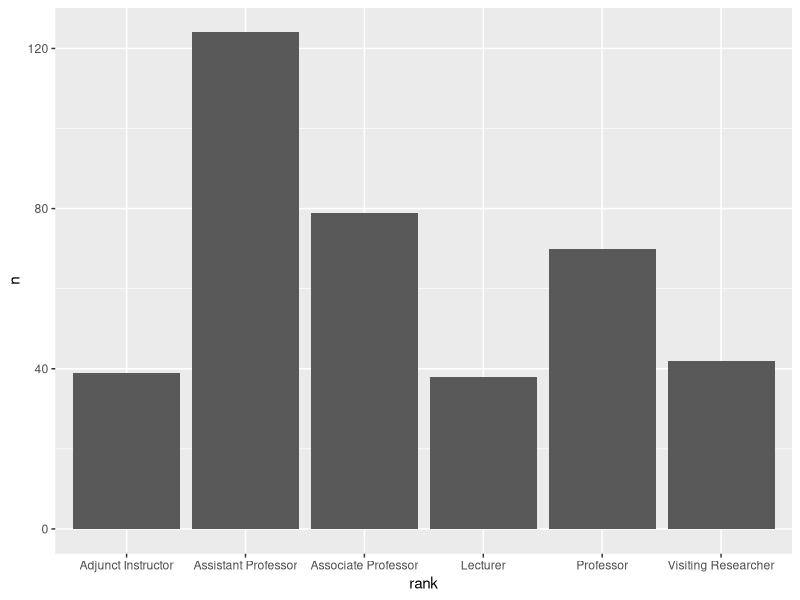
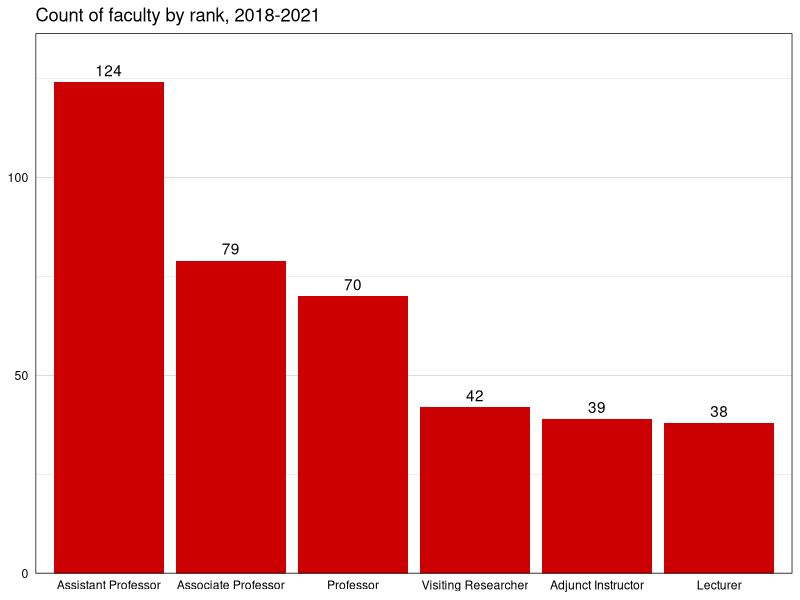
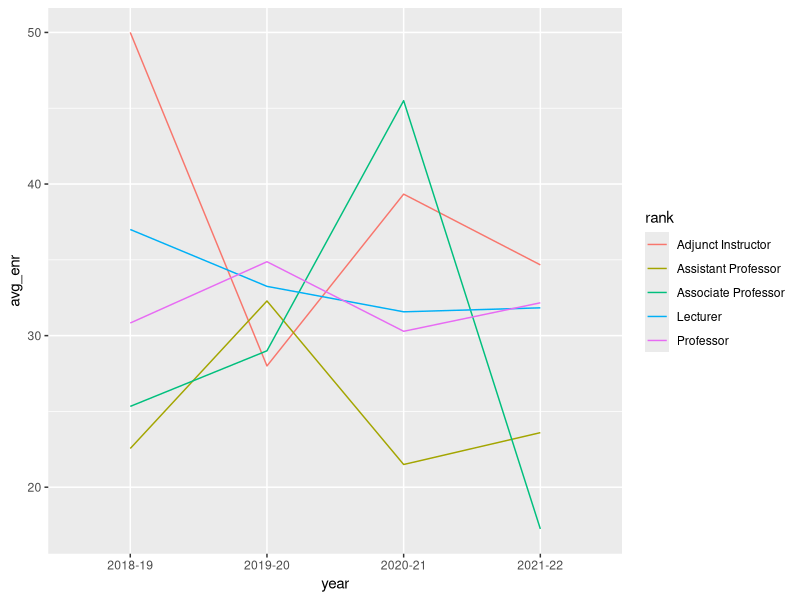
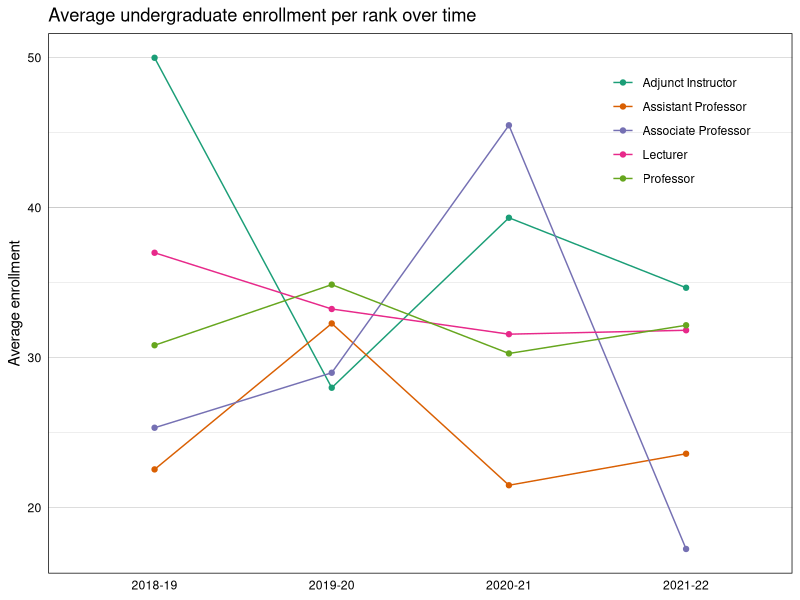

R code for these plots, in order:
## ---- chunk 1
#| echo: false
library(tidyverse)
faculty <- read_csv("faculty.csv")
courses <- read_csv("courses.csv")
opts <- options(knitr.kable.NA = "")
## ---- chunk 2
#| echo: false
knitr::kable(faculty %>% head(6))
## ---- chunk 3
#| echo: false
knitr::kable(courses %>% head(6))
## ---- chunk 4
#| echo: false
knitr::kable(faculty %>% filter(dept1 == "Sociology") %>% head(6))
## ---- chunk 5
#| echo: false
knitr::kable(faculty %>% filter(dept1 == "Sociology" | dept1 == "Physics") %>% head(6))
## ---- chunk 6
#| echo: false
knitr::kable(faculty %>% filter(dept1 %in% c("Sociology","Physics","Music")) %>% head(6))
## ---- chunk 7
#| echo: false
knitr::kable(faculty %>% filter(dept1 %in% c("Sociology","Physics","Music") & rank == "Professor") %>% head(6))
## ---- chunk 8
#| echo: false
knitr::kable(faculty %>% select(id, dept1, rank) %>% head(6))
## ---- chunk 9
#| echo: false
knitr::kable(faculty %>% select(-dept2) %>% head(6))
## ---- chunk 10
#| echo: false
knitr::kable(faculty %>% select(id, dept1, rank) %>% filter(rank == "Professor") %>% head(6))
## ---- chunk 11
#| echo: false
knitr::kable(courses %>% arrange(desc(enrollment)) %>% head(6))
## ---- chunk 12
#| echo: false
knitr::kable(courses %>% arrange(dept, desc(enrollment)) %>% head(6))
## ---- chunk 13
#| echo: false
knitr::kable(courses %>% count(dept) %>% head(6))
## ---- chunk 14
#| echo: false
knitr::kable(courses %>% count(dept, level, sort = TRUE))
## ---- chunk 15
#| echo: false
knitr::kable(faculty %>% mutate(new = "hello!") %>% head(6))
## ---- chunk 16
#| echo: false
knitr::kable(faculty %>% mutate(prof = ifelse(rank == "Professor",
                       1, 0)) %>% select(rank, prof) %>% head(6))
## ---- chunk 17
#| echo: false
knitr::kable(faculty %>% mutate(joint = ifelse(!is.na(dept2),
                        "joint", NA)) %>% select(dept1, dept2, joint) %>% head(6))
## ---- chunk 18
#| echo: false
knitr::kable(faculty %>% mutate(division = case_when(dept1 %in% c("Sociology","Political Science") ~
                                "Social Sciences",
                              dept1 %in% c("Music","English") ~
                                "Humanities",
                              dept1 %in% c("Chemistry","Physics") ~
                                "Sciences")) %>% 
  select(dept1, division) %>% head(6))
## ---- chunk 19
#| echo: false
knitr::kable(courses %>% 
  group_by(dept, semester) %>% 
  summarize(enr = sum(enrollment)) %>% head(6))
## ---- chunk 20
#| echo: false
knitr::kable(courses %>% 
  group_by(dept, semester) %>% 
  summarize(enr = sum(enrollment),
            courses = n_distinct(course_id)) %>% head(6))
## ---- chunk 21
#| echo: false
knitr::kable(faculty %>% 
  filter(str_detect(rank, "Professor")) %>% head(6))
## ---- chunk 22
#| echo: false
knitr::kable(courses %>% 
  mutate(year = str_c(str_sub(semester, 1, 4), 
                      "-",
                      str_sub(semester, 5, 6))) %>% select(semester, year) %>% unique())
## ---- chunk 23
#| echo: false
knitr::kable(faculty %>% head(6))
## ---- chunk 24
#| echo: false
knitr::kable(faculty %>% 
  pivot_longer(dept1:dept2,
               names_to = "dept_no",
               values_to = "dept",
               values_drop_na = TRUE) %>% head(6))
## ---- chunk 25
#| echo: false
knitr::kable(faculty %>% 
  pivot_longer(dept1:dept2,
               names_to = "dept_no",
               values_to = "dept",
               values_drop_na = TRUE) %>% 
  select(-year, -rank) %>% head(6))
## ---- chunk 26
#| echo: false
knitr::kable(courses %>% head(2))
## ---- chunk 27
#| echo: false
knitr::kable(courses %>% 
  pivot_wider(names_from = "level",
              values_from = "enrollment") %>% head(4))
## ---- chunk 28
#| echo: false
knitr::kable(faculty %>% head(4))
## ---- chunk 29
#| echo: false
knitr::kable(courses %>% head(4))
## ---- chunk 30
#| echo: false
knitr::kable(courses %>% head(5))
## ---- chunk 31
#| code-line-numbers: "6-7"
courses_UG <- courses %>% 
  filter(level == "UG") %>% 
  mutate(year = str_c(str_sub(semester, 1, 4), 
                      "-",
                      str_sub(semester, 5, 6))) %>% 
  group_by(year, faculty_id) %>% 
  summarize(enr = sum(enrollment))
## ---- chunk 32
#| echo: false
knitr::kable(courses_UG %>% head(4))
## ---- chunk 33
#| echo: false
knitr::kable(faculty %>% head(6))
## ---- chunk 34
#| echo: false
knitr::kable(courses_UG %>% arrange(desc(year)) %>% head(6))
## ---- chunk 35
fac_enr <- faculty %>% 
  left_join(courses_UG, by = c("id" = "faculty_id",
                               "year" = "year"))
## ---- chunk 36
#| echo: false
knitr::kable(fac_enr %>% head(6))
## ---- chunk 37
#| code-line-numbers: "4-5"
fac_enr <- faculty %>% 
  left_join(courses_UG, by = c("id" = "faculty_id",
                               "year" = "year")) %>% 
  group_by(year, rank) %>% 
  summarize(avg_enr = mean(enr, na.rm = TRUE))
## ---- chunk 38
#| echo: false
knitr::kable(fac_enr %>% arrange(desc(year)) %>% head(6))
## ---- chunk 39
#| echo: false
#| fig-height: 4
#| fig-align: "center"
faculty %>%
  count(rank) %>%
  ggplot(aes(x = rank, y = n)) +
  geom_bar(stat = "identity")
## ---- chunk 40
#| code-fold: true
#| code-summary: "expand for full code"
#| fig-align: "center"
faculty %>%
  count(rank) %>%
  ggplot(aes(x = reorder(rank, -n), y = n)) +
  geom_bar(stat = "identity", fill = "#cc0000") +
  scale_y_continuous(expand = expansion(mult = c(0, 0.1))) +
  geom_text(aes(label = n), vjust = -0.5) +
  labs(x = NULL, y = NULL,
       title = "Count of faculty by rank, 2018-2021") +
  theme_linedraw() +
  theme(panel.grid.major.x = element_blank(),
        axis.ticks = element_blank())
## ---- chunk 41
#| echo: false
#| fig-height: 4
#| fig-align: "center"
fac_enr %>% 
  filter(!is.na(avg_enr)) %>% 
  ggplot(aes(x = year, y = avg_enr, group = rank, color = rank)) +
  geom_line()
## ---- chunk 42
#| code-fold: true
#| code-summary: "expand for full code"
#| fig-align: "center"
fac_enr %>% 
  filter(!is.na(avg_enr)) %>% 
  ggplot(aes(x = year, y = avg_enr, group = rank, color = rank)) +
  geom_line() +
  geom_point() +
  scale_color_brewer(type = "qual", palette = "Dark2") +
  labs(x = NULL, y = "Average enrollment",
       title = "Average undergraduate enrollment per rank over time") +
  theme_linedraw() +
  theme(panel.grid.major.x = element_blank(),
        axis.ticks = element_blank(),
        legend.title = element_blank(),
        legend.background = element_rect(fill = NA),
        legend.key = element_rect(fill = NA),
        legend.position = c(0.85, 0.82))
